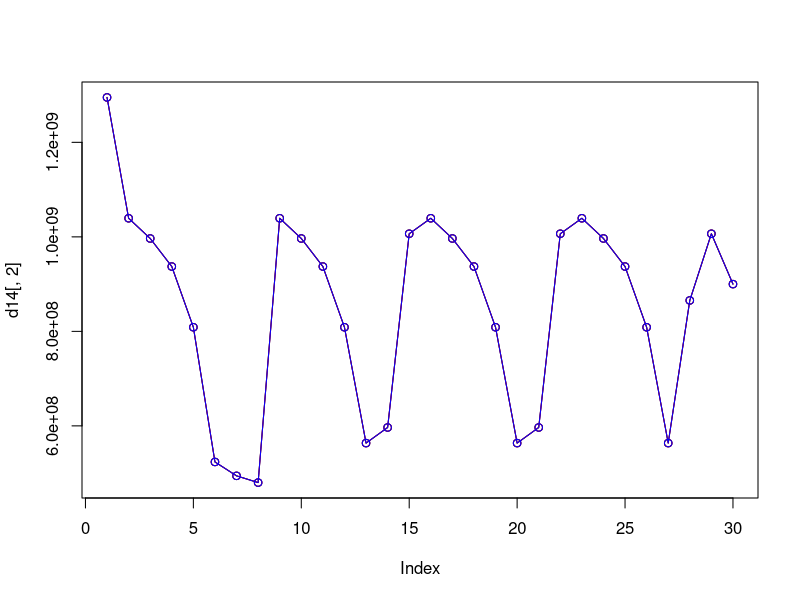

This chart was generated by the following R code: (Note: this script raises an error after producing the figure.)
d2=read.csv("7_2.csv",header=FALSE)
d3=read.csv("7_3.csv",header=FALSE)
d4=read.csv("7_4.csv",header=FALSE)
d5=read.csv("7_5.csv",header=FALSE)
d6=read.csv("7_6.csv",header=FALSE)
d7=read.csv("7_7.csv",header=FALSE)
d8=read.csv("7_8.csv",header=FALSE)
d9=read.csv("7_9.csv",header=FALSE)
d10=read.csv("7_10.csv",header=FALSE)
d11=read.csv("7_11.csv",header=FALSE)
d12=read.csv("7_12.csv",header=FALSE)
d13=read.csv("7_13.csv",header=FALSE)
d14=read.csv("7_14.csv",header=FALSE)
d15=read.csv("7_15.csv",header=FALSE)

#myTot=read.csv("offlineAnalysis/myTot.csv",header=FALSE)
plot(d14[,2],type="o")
points(d14[,2],type="o",col="red")
points(d15[,2],type="o",col="blue")


points(finalTot$total_redeem_amt[400:427],type="o",col="blue")

points(finalTot$total_redeem_amt[365:392],type="o",col="blue")
